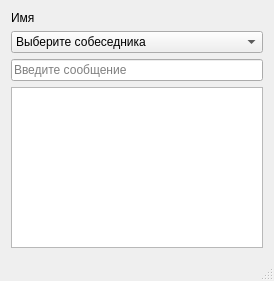
<?xml version="1.0" encoding="UTF-8"?>
<ui version="4.0">
 <class>MainWindow</class>
 <widget class="QMainWindow" name="MainWindow">
  <property name="geometry">
   <rect>
    <x>0</x>
    <y>0</y>
    <width>274</width>
    <height>281</height>
   </rect>
  </property>
  <property name="sizePolicy">
   <sizepolicy hsizetype="Fixed" vsizetype="Fixed">
    <horstretch>0</horstretch>
    <verstretch>0</verstretch>
   </sizepolicy>
  </property>
  <property name="windowTitle">
   <string>VkMessanger</string>
  </property>
  <widget class="QWidget" name="centralWidget">
   <layout class="QGridLayout" name="gridLayout">
    <item row="0" column="0">
     <widget class="QLabel" name="name">
      <property name="text">
       <string>Имя</string>
      </property>
     </widget>
    </item>
    <item row="1" column="0">
     <widget class="QComboBox" name="users">
      <item>
       <property name="text">
        <string>Выберите собеседника</string>
       </property>
      </item>
     </widget>
    </item>
    <item row="3" column="0">
     <widget class="QListWidget" name="dialog"/>
    </item>
    <item row="2" column="0">
     <widget class="QLineEdit" name="input">
      <property name="minimumSize">
       <size>
        <width>0</width>
        <height>0</height>
       </size>
      </property>
      <property name="maximumSize">
       <size>
        <width>16777215</width>
        <height>16777215</height>
       </size>
      </property>
      <property name="placeholderText">
       <string>Введите сообщение</string>
      </property>
     </widget>
    </item>
   </layout>
  </widget>
  <widget class="QStatusBar" name="statusBar"/>
 </widget>
 <layoutdefault spacing="6" margin="11"/>
 <tabstops>
  <tabstop>users</tabstop>
 </tabstops>
 <resources/>
 <connections/>
</ui>
